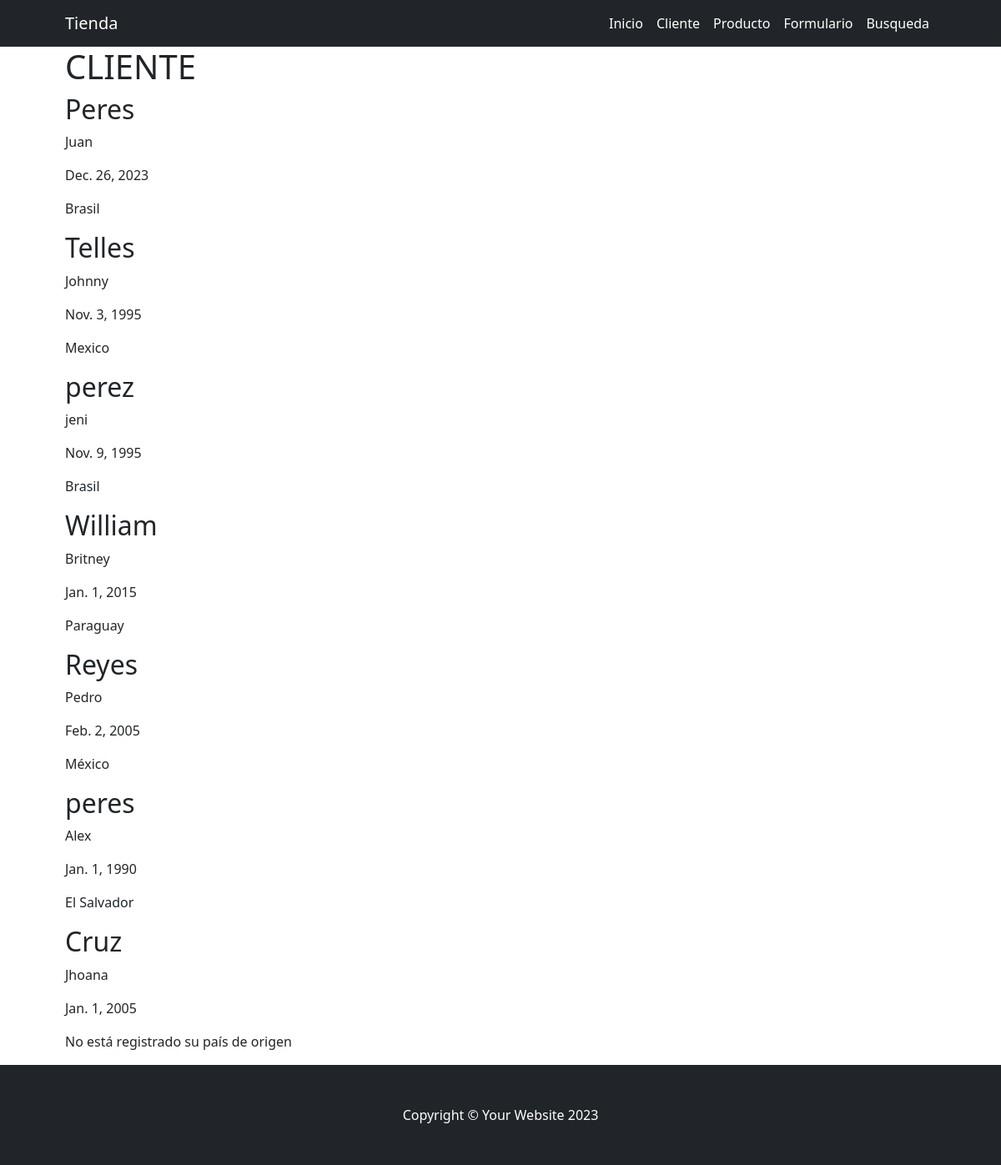
The page /cliente/ on the database its author committed.
### cliente/models.py (models this page shows, shortened)
class Cliente(models.Model):
    nombre = models.CharField(max_length=100)
    apellido = models.CharField(max_length=100)
    nacimiento = models.DateField(null=True, blank=True)
    pais_origen = models.ForeignKey(Pais, on_delete=models.SET_NULL, null=True, blank=True)

class Pais(models.Model):
    nombre = models.CharField(max_length=100, unique=True)
    def __str__(self):
        return self.nombre

### cliente/views.py (the view)
# urls.py: path("", views.home, name="index"),
def home(request):
    clientes = models.Cliente.objects.all()
    context = {"clientes": clientes}
    return render(request, "cliente/index.html", context)

### cliente/templates/cliente/index.html
{% extends 'core/base.html' %}
{% block contenido_titulo %}
    CLIENTE
{% endblock contenido_titulo %}
{% block contenido %}
    {% for cliente in clientes %}
        <h2>{{ cliente.apellido }}</h2>
        <p>{{ cliente.nombre }}</p>
        {% if cliente.nacimiento %}
            <p>{{ cliente.nacimiento }}</p>
        {% else %}
            <p>No está registrado su fecha de nacimiento</p>
        {% endif %}
        {% if cliente.pais_origen %}
            <p>{{ cliente.pais_origen }}</p>
        {% else %}
            <p>No está registrado su país de origen</p>
        {% endif %}
    {% endfor %}
{% endblock contenido %}

### rows shown on the page
Cliente: apellido "Peres", nombre "Juan", nacimiento "Dec. 26, 2023", pais_origen "Brasil"
Cliente: apellido "Telles", nombre "Johnny", nacimiento "Nov. 3, 1995", pais_origen "Mexico"
Cliente: apellido "perez", nombre "jeni", nacimiento "Nov. 9, 1995", pais_origen "Brasil"
Cliente: apellido "William", nombre "Britney", nacimiento "Jan. 1, 2015", pais_origen "Paraguay"
Cliente: apellido "Reyes", nombre "Pedro", nacimiento "Feb. 2, 2005", pais_origen "México"
Cliente: apellido "peres", nombre "Alex", nacimiento "Jan. 1, 1990", pais_origen "El Salvador"
Cliente: apellido "Cruz", nombre "Jhoana", nacimiento "Jan. 1, 2005", shows "No está registrado su país de origen"
